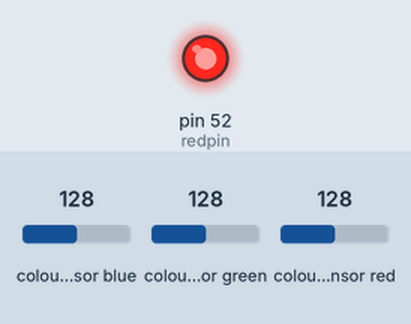
Recording of a sketch running on a simulated Arduino Mega 2560, built with avr-gcc and run on an emulated ATmega2560. Parts: output pins drawn as LEDs (lit = HIGH). The inputs (shaded band) are chosen by the test bench; at power-on: colour sensor blue 128, colour sensor green 128, colour sensor red 128. What the sketch prints to the serial monitor is not drawn.

Above: at 0.1 s.
Timing chart, 0 to 1.6 s (numbered marks = the images above):
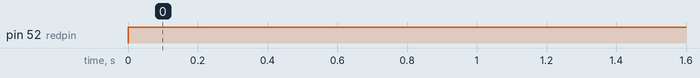

The sketch:

colour_sensor_test.ino
```cpp
#include <Wire.h>
#include "Adafruit_TCS34725.h"

#define redpin 52
#define commonAnode true


Adafruit_TCS34725 tcs = Adafruit_TCS34725(TCS34725_INTEGRATIONTIME_50MS, TCS34725_GAIN_4X);

void setup() {
  Serial.begin(9600);

  if (tcs.begin()) {
    //Serial.println("Found sensor");
  } else {
    Serial.println("No TCS34725 found ... check your connections");
  }
  pinMode(redpin, OUTPUT);

}

void loop() {
  float red, green, blue;

  digitalWrite(redpin,HIGH);

  delay(60);  // takes 50ms to read

  tcs.getRGB(&red, &green, &blue);
  Serial.print("R:\t"); Serial.print(int(red));
  Serial.print("\tG:\t"); Serial.print(int(green));
  Serial.print("\tB:\t"); Serial.print(int(blue));
  Serial.print("\n");

}
```

Measured:
- by itself, pin 52 (redpin): LOW → HIGH at 0.00 s
